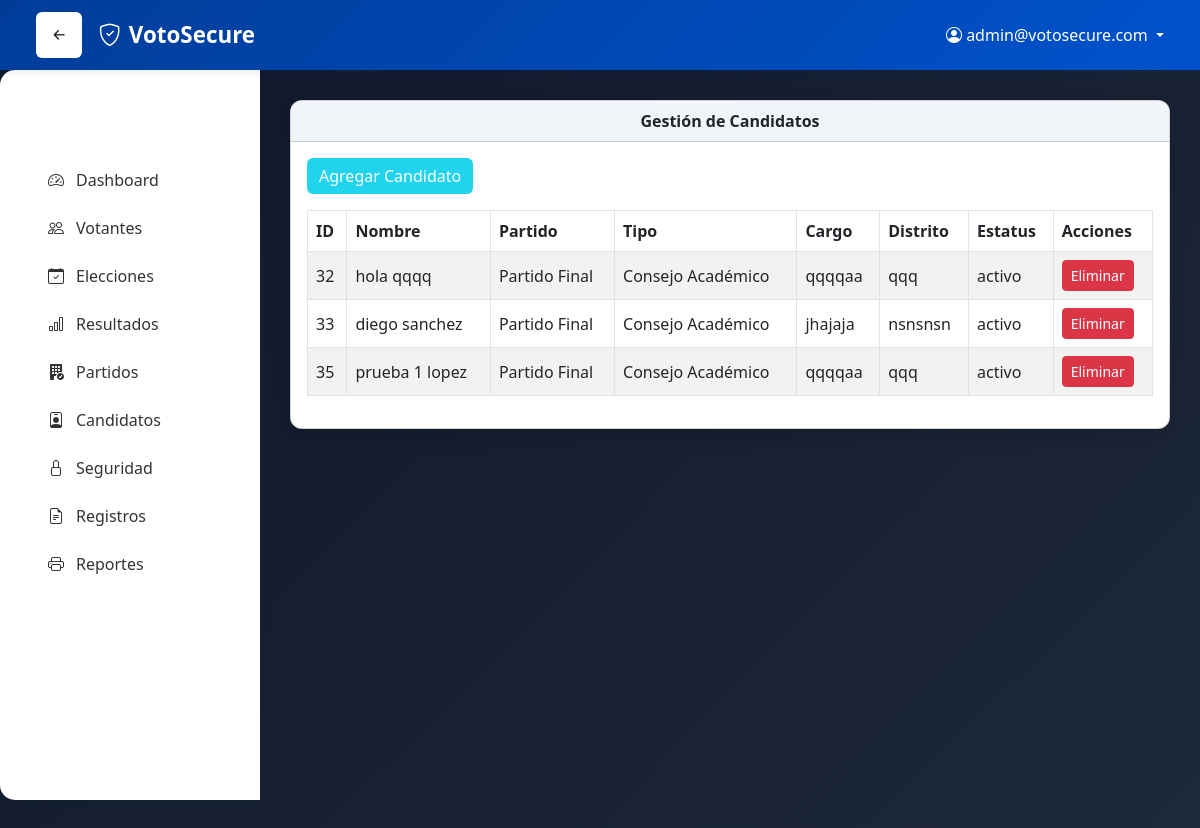
The app's page /Vista/Admin/Candidatos.php (signed in) with its own data.
### tables this page shows
CREATE TABLE `candidatos` (
  `id` int(11) NOT NULL,
  `nombre` varchar(100) NOT NULL,
  `apellido` varchar(100) NOT NULL,
  `id_partido` int(11) NOT NULL,
  `id_tipo` int(11) NOT NULL,
  `cargo` varchar(100) NOT NULL,
  `distrito` varchar(100) NOT NULL,
  `correo` varchar(150) NOT NULL,
  `telefono` varchar(20) DEFAULT NULL,
  `fechaRegistro` timestamp NOT NULL DEFAULT current_timestamp(),
  `estatus` enum('activo','inactivo') DEFAULT 'activo'
);

CREATE TABLE `partidos` (
  `id_partido` int(11) NOT NULL,
  `nombre_partido` varchar(150) NOT NULL,
  `siglas` varchar(20) NOT NULL,
  `logo_partido` varchar(255) DEFAULT NULL,
  `estatus` tinyint(1) DEFAULT 1,
  `fecha_registro` timestamp NOT NULL DEFAULT current_timestamp(),
  `fecha_actualizacion` timestamp NOT NULL DEFAULT current_timestamp() ON UPDATE current_timestamp()
);

CREATE TABLE `tipos_eleccion` (
  `id_tipo` int(11) NOT NULL,
  `nombre_tipo` varchar(100) NOT NULL
);

### Modelo/candidatosMdl.php (called while the page is built, shortened)
<?php
class Candidato{
   public function obtenerCandidatos(){
    $conexion = (new Conexion())->conectar();
    $sql = "SELECT c.*,
                   p.nombre_partido AS partido_nombre,
                   t.nombre_tipo AS tipo_nombre
            FROM candidatos c
            INNER JOIN partidos p ON c.id_partido = p.id_partido
            INNER JOIN tipos_eleccion t ON c.id_tipo = t.id_tipo";
    $stmt = $conexion->prepare($sql);
    $stmt->execute();
    return $stmt->fetchAll(PDO::FETCH_ASSOC);
}
}
?>

### Vista/Admin/Candidatos.php (the view, shortened to what this page needs)
<?php
require_once("../../Modelo/candidatosMdl.php");
$candidato = new Candidato();
$lista = $candidato->obtenerCandidatos();
?>
<!DOCTYPE html>
<html lang="es">
<head>
    <link href="https://cdn.jsdelivr.net/npm/bootstrap@5.3.0/dist/css/bootstrap.min.css" rel="stylesheet">
    <link rel="stylesheet" href="https://cdn.jsdelivr.net/npm/bootstrap-icons@1.11.0/font/bootstrap-icons.css">
    <link rel="stylesheet" href="../../css/admin.css">
    <link rel="stylesheet" href="../../css/dash.css">
    <link rel="stylesheet" href="../../css/candidatosAd.css">
</head>
<body>
<?php include __DIR__ . '/../../components/Admin/Navbar.php'; ?>
<div class="main-content">
    <div class="card shadow">
        <div class="card-header text-center fw-bold">
            Gestión de Candidatos
        </div>
        <div class="card-body">
            <button class="btn btn-primary mb-3"
                data-bs-toggle="modal"
                data-bs-target="#modalAgregar">
                Agregar Candidato
            </button>
            <div class="table-responsive">
                <table class="table table-bordered table-striped align-middle">
                    <thead>
                        <tr>
                            <th>ID</th>
                            <th>Nombre</th>
                            <th>Partido</th>
                            <th>Tipo</th>
                            <th>Cargo</th>
                            <th>Distrito</th>
                            <th>Estatus</th>
                            <th>Acciones</th>
                        </tr>
                    </thead>
                    <tbody>
                        <?php foreach($lista as $row): ?>
                        <tr>
                            <td><?= $row['id'] ?></td>
                            <td><?= $row['nombre'] . " " . $row['apellido'] ?></td>
                            <td><?= $row['partido_nombre'] ?></td>
                            <td><?= $row['tipo_nombre'] ?></td>
                            <td><?= $row['cargo'] ?></td>
                            <td><?= $row['distrito'] ?></td>
                            <td><?= $row['estatus'] ?></td>
                            <td>
                                <a href="#"
                                   class="btn btn-danger btn-sm btn-eliminar"
                                   data-id="<?= $row['id'] ?>">
                                   Eliminar
                                </a>
                            </td>
                        </tr>
                        <?php endforeach; ?>
                    </tbody>
                </table>
            </div>
        </div>
    </div>
</div>
</body>
</html>

### components/Admin/Navbar.php (shortened to what this page needs)
<?php
$correoAdmin = $_SESSION['correo'];
?>
<nav class="navbar-admin navbar navbar-expand-lg sticky-top">
    <div class="container-fluid">
        <div class="d-flex align-items-center gap-3">
            <button class="toggle-sidebar btn btn-outline-light" id="toggleSidebar" type="button">
                <i class="bi bi-arrow-left-short text-dark"></i>
            </button>
            <a class="navbar-brand" href="#">
                <i class="bi bi-shield-check"></i>
                VotoSecure
            </a>
        </div>
        <div class="collapse navbar-collapse" id="navbarNav">
            <div class="ms-auto d-flex align-items-center gap-3">
                <div class="dropdown">
                    <button class="user-menu-dropdown dropdown-toggle"
                        type="button"
                        id="userMenu"
                        aria-expanded="false">
                       <i class="bi bi-person-circle"></i> <?php echo htmlspecialchars($correoAdmin); ?>
                    </button>
                </div>
            </div>
        </div>
    </div>
</nav>
<aside class="sidebar" id="sidebar">
    <ul class="sidebar-menu">
        <li><a href="index.php" class="#"><i class="bi bi-speedometer2"></i> Dashboard</a></li>
        <li><a href="Votos.php"><i class="bi bi-people"></i> Votantes</a></li>
        <li><a href="Elecciones.php"><i class="bi bi-calendar-check"></i> Elecciones</a></li>
        <li><a href="Resultados.php"><i class="bi bi-bar-chart"></i> Resultados</a></li>
        <li><a href="Partidos.php"><i class="bi bi-building-fill-check"></i> Partidos</a></li>
        <li><a href="candidatos.php"><i class="bi bi-person-badge"></i> Candidatos</a></li>
        <li><a href="#/security"><i class="bi bi-lock"></i> Seguridad</a></li>
        <li><a href="Registros.php"><i class="bi bi-file-earmark-text"></i> Registros</a></li>
        <li><a href="Reportes.php"><i class="bi bi-printer"></i> Reportes</a></li>
    </ul>
</aside>

### css/admin.css (style rules this page uses)
:root { --primary: #0F172A; --secondary: #1E293B; --accent: #22D3EE; --bg-light: #F1F5F9; --bg-soft: #E2E8F0; --text-dark: #334155; --text-light: #F8FAFC; --success: #22C55E; --danger: #EF4444; --warning: #F59E0B; }
body { background: linear-gradient(135deg, var(--primary) 0%, var(--secondary) 100%); min-height: 100vh; font-family: 'Segoe UI', Tahoma, Geneva, Verdana, sans-serif; }
.sidebar { background: rgba(248, 250, 252, 0.95); border-radius: 15px 0 0 15px; box-shadow: 0 10px 30px rgba(15, 23, 42, 0.15); height: 100vh; position: fixed; left: 0; top: 0; width: 260px; padding: 30px 20px; overflow-y: auto; }
.main-content { margin-left: 260px; padding: 30px; min-height: 100vh; }

### css/dash.css (style rules this page uses)
:root { --primary-blue: #003d99; --light-blue: #0052cc; --white: #ffffff; --light-gray: #f8f9fa; --border-color: #e0e0e0; --sidebar-width: 280px; }
* { margin: 0; padding: 0; box-sizing: border-box; }
body { font-family: 'Segoe UI', Tahoma, Geneva, Verdana, sans-serif; background-color: var(--light-gray); }
.navbar-admin { background: linear-gradient(135deg, var(--primary-blue), var(--light-blue)); box-shadow: 0 2px 8px rgba(0, 61, 153, 0.1); padding: 0.8rem 1.5rem; z-index: 1100; }
.navbar-admin .navbar-brand { font-weight: 700; font-size: 1.4rem; color: var(--white) !important; display: flex; align-items: center; gap: 0.5rem; }
.sidebar { position: fixed; top: 0; left: -var(--sidebar-width); width: var(--sidebar-width); height: 100vh; background: var(--white); box-shadow: 2px 0 8px rgba(0, 61, 153, 0.08); transition: left 0.3s ease; padding-top: 70px; z-index: 1050; overflow-y: auto; }
.sidebar-menu { list-style: none; padding: 1rem 0; }
.sidebar-menu a { display: flex; align-items: center; gap: 0.75rem; padding: 0.75rem 1.5rem; color: #333; text-decoration: none; transition: all 0.25s ease; border-left: 4px solid transparent; }
.main-content { margin-top: 70px; padding: 2rem; transition: margin-left 0.3s ease; }
.toggle-sidebar { background: var(--white); border: none; font-size: 1.4rem; cursor: pointer; transition: 0.2s ease; }
.user-menu-dropdown { background: transparent; border: none; color: var(--white); }
.sidebar { width: 250px; height: 100vh; position: fixed; left: 0; top: 0; background:#f8f9fa; transition: all 0.3s ease; }
.main-content { margin-left: 250px; transition: all 0.3s ease; }

### css/CandidatosAd.css (style rules this page uses)
.sidebar { position: fixed; top: 70px; left: 0; width: 260px; height: calc(100vh - 70px); background-color: white; }
.navbar { position: fixed; top: 0; width: 100%; height: 70px; z-index: 2000; }
.main-content { margin-left: 260px; margin-top: 70px; padding: 30px; min-height: calc(100vh - 70px); }
.card { border-radius: 12px; overflow: hidden; }
.card-header { background-color: #F1F5F9; font-weight: 600; }
.btn-primary { background-color: #22D3EE; border: none; }
.table thead { background-color: white; color: white; }
.table td, .table th { vertical-align: middle; }

### records on screen
candidatos: id "32", nombre "hola", apellido "qqqq", id_partido.nombre_partido "Partido Final", id_tipo.nombre_tipo "Consejo Académico", cargo "qqqqaa", distrito "qqq", estatus "activo"
candidatos: id "33", nombre "diego", apellido "sanchez", id_partido.nombre_partido "Partido Final", id_tipo.nombre_tipo "Consejo Académico", cargo "jhajaja", distrito "nsnsnsn", estatus "activo"
candidatos: id "35", nombre "prueba 1", apellido "lopez", id_partido.nombre_partido "Partido Final", id_tipo.nombre_tipo "Consejo Académico", cargo "qqqqaa", distrito "qqq", estatus "activo"

### other values on screen
$correoAdmin "admin@votosecure.com"
